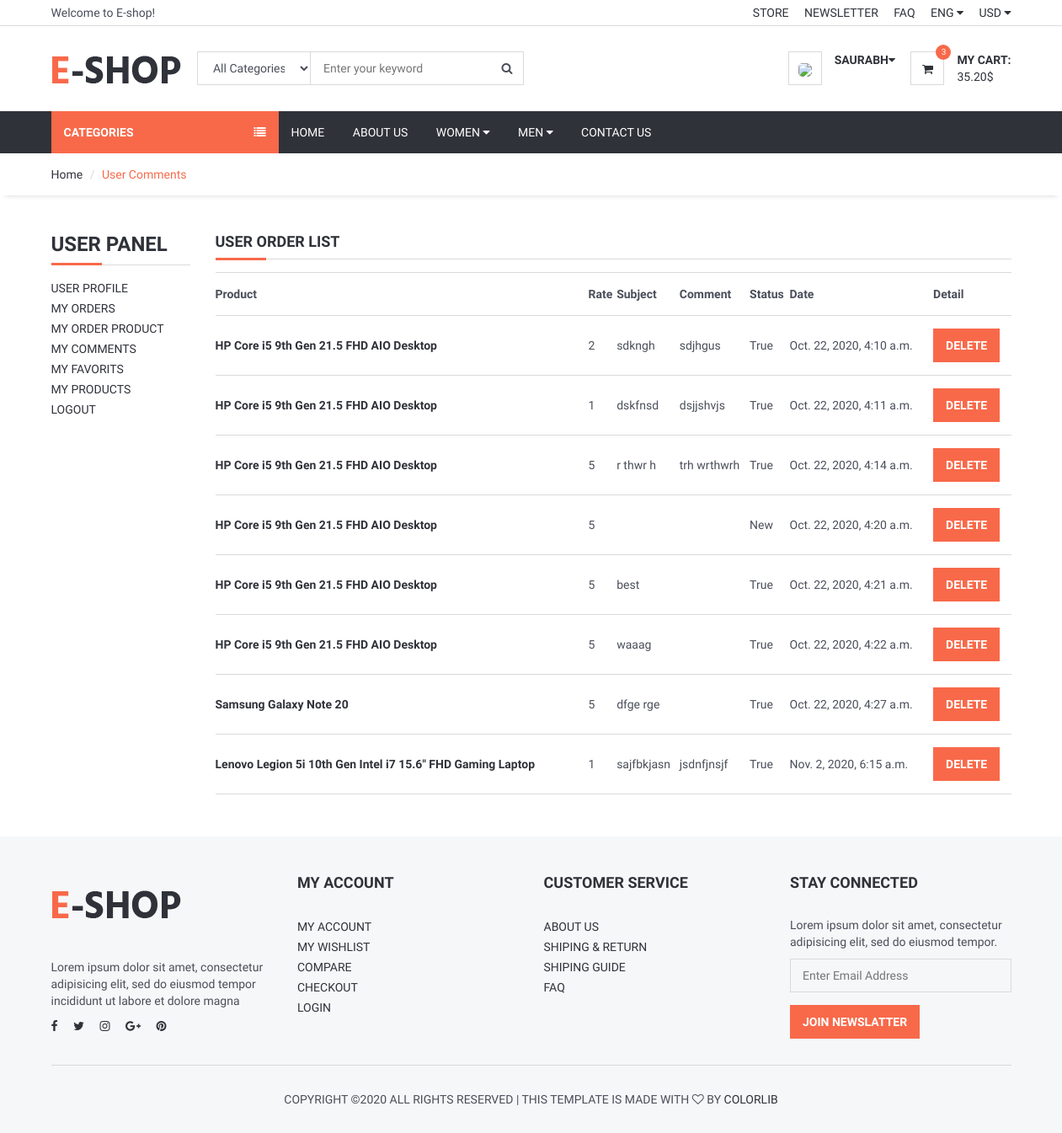
/user/comments/ (signed in), run on the app's committed database.
### product/models.py (models this page shows, shortened)
class Comment(models.Model):
    STATUS = (
        ('New', 'New'),
        ('True', 'True'),
        ('False', 'False'),
    )
    product = models.ForeignKey(Product, on_delete=models.CASCADE)
    user = models.ForeignKey(User, on_delete=models.CASCADE)
    subject = models.CharField(max_length=50, blank=True)
    comment = models.CharField(max_length=250, blank=True)
    rate = models.IntegerField(default=1)
    ip = models.CharField(max_length=20, blank=True)
    status = models.CharField(max_length=10, choices=STATUS, default='New')
    create_at = models.DateTimeField(auto_now_add=True)
    update_at = models.DateTimeField(auto_now=True)

class Product(models.Model):
    STATUS = (
        ('True', 'True'),
        ('False', 'False'),
    )
    VARIANTS = (
        ('None', 'None'),
        ('Size', 'Size'),
        ('Color', 'Color'),
        ('Size-Color', 'Size-Color'),
    )
    category = models.ForeignKey(Category, on_delete=models.CASCADE)  # many to one relation with Category
    title = models.CharField(max_length=150)
    keywords = models.CharField(max_length=500)
    description = RichTextUploadingField()
    image = models.ImageField(upload_to='images/', null=False)
    price = models.DecimalField(max_digits=12, decimal_places=2, default=0)
    amount = models.IntegerField(default=0)
    minamount = models.IntegerField(default=3)
    variant = models.CharField(max_length=10, choices=VARIANTS, default='None')
    detail = RichTextUploadingField()
    slug = models.SlugField(null=False, unique=True)
    status = models.CharField(max_length=10, choices=STATUS)
    create_at = models.DateTimeField(auto_now_add=True)
    update_at = models.DateTimeField(auto_now=True)
    def image_tag(self):
        if self.image.url is not None:
            return mark_safe('<img src="{}" height="50"/>'.format(self.image.url))
        else:
            return ""
    image_tag.short_description = 'Image'

### user/views.py (the view)
# urls.py: path('comments/', views.user_comments, name='user_comments'),
def user_comments(request):
    category = Category.objects.all()
    current_user = request.user
    comments = Comment.objects.filter(user_id=current_user.id)
    context = {
        'category': category,
        'comments': comments,
    }
    return render(request, 'user_comments.html', context)

### user/templates/user_comments.html (shortened to what this page needs)
{% extends 'ecombase.html' %}
{% block sidebar %} {% include 'sidebar.html' %} {% endblock %}
{% block body %}
    <div id="breadcrumb">
        <div class="container">
            <ul class="breadcrumb">
                <li><a href="/">Home</a></li>
                <li class="active">User Comments</li>
            </ul>
        </div>
    </div>
    <div class="section">
        <div class="container">
            <div class="row">
                <div class="col-md-2">
                    {% include "user_panel.html" %}
                </div>
                <div class="col-md-10">
                    <div class="section-title">
                        <h4 class="title">User Order List</h4>
                    </div>
                    <table class="shopping-cart-table table">
                        <tr>
                            <th class="text-left">Product </th>
                            <th class="text-left">Rate </th>
                            <th class="text-left">Subject </th>
                            <th class="text-left">Comment </th>
                            <th class="text-left">Status </th>
                            <th class="text-left">Date </th>
                            <th class="text-left">Detail </th>
                        </tr>
                        {% for rs in comments %}
                            <tr>
                                <td class="text-left">
                                    <a href="/product/{{ rs.product_id }}/{{ rs.product.slug }}">
                                        <strong> {{ rs.product.title}}</strong>
                                    </a>
                                </td>
                                <td class="text-left">{{ rs.rate}} </td>
                                <td class="text-left">{{ rs.subject}} </td>
                                <td class="text-left">{{ rs.comment}} </td>
                                <td class="text-left">{{ rs.status}} </td>
                                <td class="text-left">{{ rs.create_at}} </td>
                                <td class="text-left">
                                    <a class="primary-btn" href="/user/deletecomment/{{ rs.id }}" onclick="return confirm('Will be Delete ! Are you sure?')"> Delete </a>
                                </td>
                            </tr>
                        {% endfor %}
                    </table>
                </div>
            </div>
        </div>
    </div>
{% endblock %}

### ecom/templates/header.html (shortened to what this page needs)
{% load static %}
	<header>
		<div id="top-header">
			<div class="container">
				<div class="pull-left">
					<span>Welcome to E-shop!</span>
				</div>
				<div class="pull-right">
					<ul class="header-top-links">
						<li><a href="#">Store</a></li>
						<li><a href="#">Newsletter</a></li>
						<li><a href="/faq">FAQ</a></li>
						<li class="dropdown default-dropdown">
							<a class="dropdown-toggle" data-toggle="dropdown" aria-expanded="true">ENG <i class="fa fa-caret-down"></i></a>
						</li>
						<li class="dropdown default-dropdown">
							<a class="dropdown-toggle" data-toggle="dropdown" aria-expanded="true">USD <i class="fa fa-caret-down"></i></a>
						</li>
					</ul>
				</div>
			</div>
		</div>
		<div id="header">
			<div class="container">
				<div class="pull-left">
					<div class="header-logo">
						<a class="logo" href="#">
							<img src="{%static ''%}./img/logo.png" alt="">
						</a>
					</div>
					<div class="header-search">
						<form action="/search/" method="post">
							<input id="query" name="query" class="input search-input" type="text" placeholder="Enter your keyword">
							<select name="catid" class="input search-categories">
								<option value="0">All Categories</option>
								{% load mptt_tags %}
							</select>
							<button class="search-btn"><i class="fa fa-search"></i></button>
						</form>
					</div>
				</div>
				<div class="pull-right">
					<ul class="header-btns">
						<li class="header-account dropdown default-dropdown">
							{% if user.id is not None %}
								<div class="dropdown-toggle" role="button" data-toggle="dropdown" aria-expanded="true">
									<div class="header-btns-icon">
										<img src="{{ request.session.userimage }}" style="height :40px; border-radius: 30%">
									</div>
									<strong class="text-uppercase">{{ user.first_name }}<i class="fa fa-caret-down"></i></strong>
								</div>
							{% else %}
								<a href="/login" class="text-uppercase">Login</a> / <a href="/signup" class="text-uppercase">Signup</a>
							{% endif %}
						</li>
						<li class="header-cart dropdown default-dropdown">
							<a href="/shopcart/" >
								<div class="header-btns-icon">
									<i class="fa fa-shopping-cart"></i>
									<span class="qty">3</span>
								</div>
								<strong class="text-uppercase">My Cart:</strong>
								<br>
								<span>35.20$</span>
							</a>
						</li>
					</ul>
				</div>
			</div>
		</div>
	</header>

### ecom/static/css/style.css (style rules this page uses)
body { font-family: 'Hind', sans-serif; color: #4A4E5A; overflow-x: hidden; }
h1, h2, h3, h4, h5, h6 { color: #30323A; margin: 0 0 10px; font-weight: 700; }
a { color: #30323A; -webkit-transition: 0.3s color; transition: 0.3s color; }
strong { color: #30323A; }
ul, ol { margin: 0; padding: 0; list-style: none }
.main-btn, .primary-btn { display: inline-block; padding: 10px 15px; text-transform: uppercase; font-weight: 700; border: none; -webkit-transition: 0.3s all; transition: 0.3s all; }
.primary-btn { color: #FFF; background-color: #F8694A; }
.input { width: 100%; height: 40px; padding: 0px 15px; border: none; background-color: transparent; -webkit-box-shadow: 0px 0px 0px 1px #DADADA inset, 0px 0px 0px 5px transparent; box-shadow: 0px 0px 0px 1px #DADADA inset, 0px 0px 0px 5px transparent; -webkit-transition: 0.3s all; transition: 0.3s all; }
.section { padding-top: 30px; padding-bottom: 30px; }
.section-title { position: relative; margin-bottom: 15px; margin-top: 15px; border-bottom: 1px solid #DADADA; }
.section-title .title { display: inline-block; text-transform: uppercase; }
.section-title:after { content: ""; position: absolute; left: 0; bottom: -1.5px; height: 3px; width: 60px; background-color: #F8694A; }
#breadcrumb { -webkit-box-shadow: 0px 6px 6px -6px rgba(0, 0, 0, 0.175); box-shadow: 0px 6px 6px -6px rgba(0, 0, 0, 0.175); }
.breadcrumb { background-color: transparent; border: none; border-radius: 0px; padding: 15px 0px; margin: 0; }
.breadcrumb>.active { color: #F8694A; }
.breadcrumb>li+li:before { color: #DADADA; }
#header { padding-top: 15px; padding-bottom: 15px; }
#top-header { padding-top: 5px; padding-bottom: 5px; border-bottom: 1px solid #DADADA; }
.header-top-links>li { display: inline-block; }
.header-top-links>li+li { margin-left: 15px; }
.header-top-links>li>a { cursor: pointer; text-transform: uppercase; }
.header-logo { display: inline-block; margin-right: 15px; }
.header-logo .logo>img { width: 100%; max-height: 70px; }
.header-search { display: inline-block; padding: 15px 0px; max-width: 400px; }
.header-search>form { position: relative; }
.header-search>form .search-input { padding-left: 150px; padding-right: 45px; }
.header-search>form .search-categories { position: absolute; left: 0px; top: 0px; width: 135px; }
.header-search>form .search-btn { position: absolute; top: 0px; right: 0px; width: 40px; height: 40px; background-color: transparent; border: none; }
.header-btns>li { display: inline-block; vertical-align: top; padding: 15px 0px; }
.header-btns>li+li { margin-left: 15px; }
.header-btns>li .header-btns-icon { position: relative; float: left; margin-right: 15px; width: 40px; height: 40px; line-height: 40px; text-align: center; color: #30323A; background-color: #FFF; border: 1px solid #DADADA; }
.header-btns .dropdown-toggle { display: block; cursor: pointer; }
.header-cart .header-btns-icon .qty { position: absolute; right: -9px; top: -9px; width: 18px; height: 18px; line-height: 18px; text-align: center; font-size: 10px; background: #F8694A; color: #FFF; border-radius: 50%; }
.shopping-cart-table>tbody>tr>td, .shopping-cart-table>tbody>tr>th, .shopping-cart-table>tfoot>tr>td, .shopping-cart-table>tfoot>tr>th, .shopping-cart-table>thead>tr>td, .shopping-cart-table>thead>tr>th { padding: 15px 0px; vertical-align: middle; border-top: 1px solid #DADADA; }
.shopping-cart-table>tbody>tr:last-child>td { border-bottom: 1px solid #DADADA; }

### data on the page
Comment: product "HP Core i5 9th Gen 21.5 FHD AIO Desktop", rate "2", subject "sdkngh", comment "sdjhgus", status "True", create_at "Oct. 22, 2020, 4:10 a.m."
Comment: product "HP Core i5 9th Gen 21.5 FHD AIO Desktop", rate "1", subject "dskfnsd", comment "dsjjshvjs", status "True", create_at "Oct. 22, 2020, 4:11 a.m."
Comment: product "HP Core i5 9th Gen 21.5 FHD AIO Desktop", rate "5", subject "r thwr h", comment "trh wrthwrh", status "True", create_at "Oct. 22, 2020, 4:14 a.m."
Comment: product "HP Core i5 9th Gen 21.5 FHD AIO Desktop", rate "5", status "New", create_at "Oct. 22, 2020, 4:20 a.m."
Comment: product "HP Core i5 9th Gen 21.5 FHD AIO Desktop", rate "5", subject "best", status "True", create_at "Oct. 22, 2020, 4:21 a.m."
Comment: product "HP Core i5 9th Gen 21.5 FHD AIO Desktop", rate "5", subject "waaag", status "True", create_at "Oct. 22, 2020, 4:22 a.m."
Comment: product "Samsung Galaxy Note 20", rate "5", subject "dfge rge", status "True", create_at "Oct. 22, 2020, 4:27 a.m."
Comment: product "Lenovo Legion 5i 10th Gen Intel i7 15.6\" FHD Gaming Laptop", rate "1", subject "sajfbkjasn", comment "jsdnfjnsjf", status "True", create_at "Nov. 2, 2020, 6:15 a.m."

### other printed values
{{ user.first_name }} "SAURABH"
